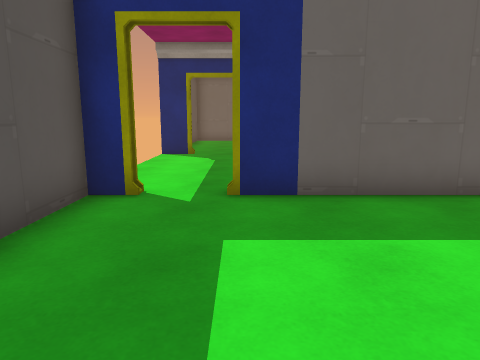
[1] (above)

16 first-person views from a walk through a 3-D level made in the Unity game engine. The camera is 1.3 m above the floor, tilts 10° down and sees 70° across. Doors are open. The floor is counted in squares, 1 m on a side. Each view is taken from the middle of a square. On the plan, view 1 faces up. The plan holds only what a view shows up to about 15 squares ahead; the rest is blank. The place goes on beyond the plan. The player is left out. Some animated figures are not drawn. Some surface patterns are stand-ins.

[2]
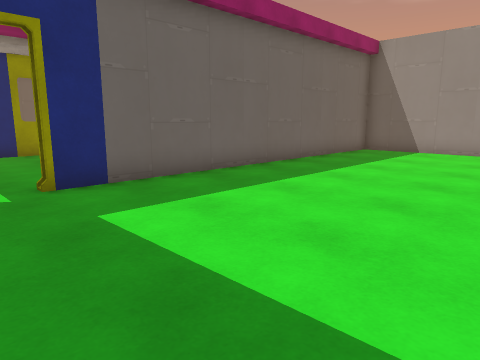

[3]
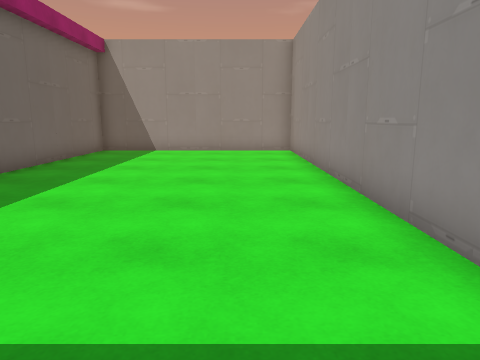

[4]
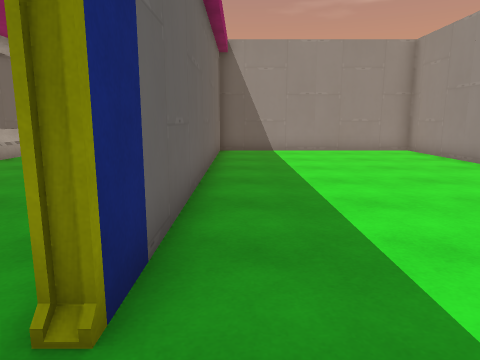

[5]
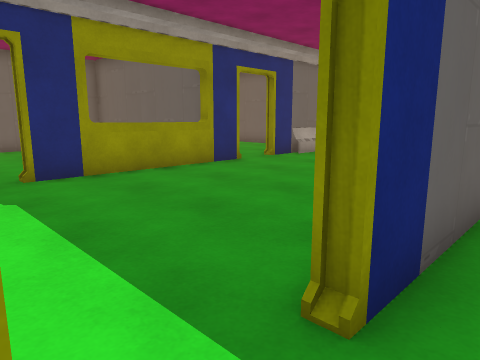

[6]
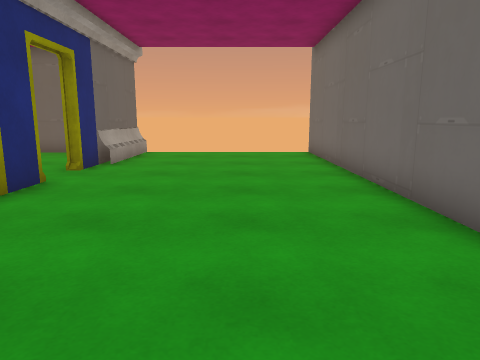

[7]
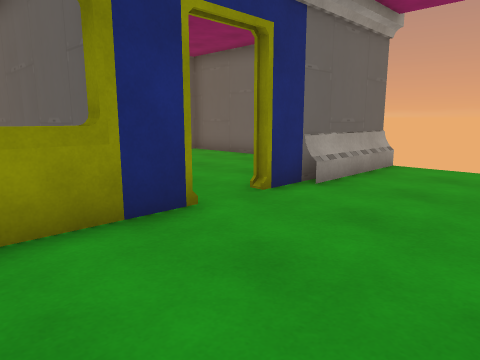

[8]
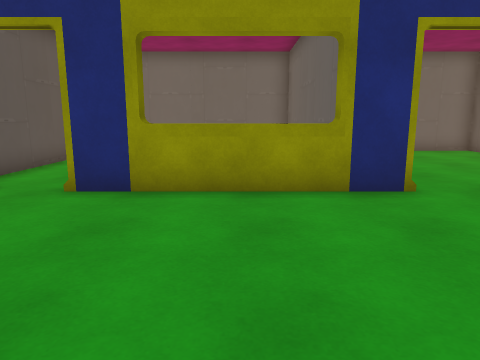

[9]
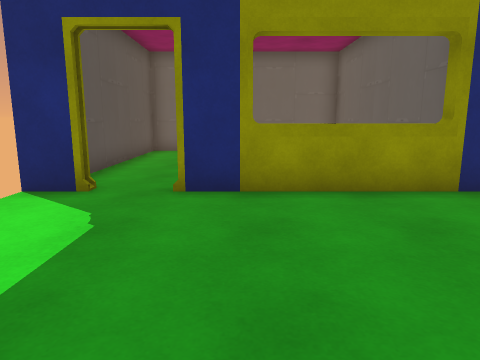

[10]
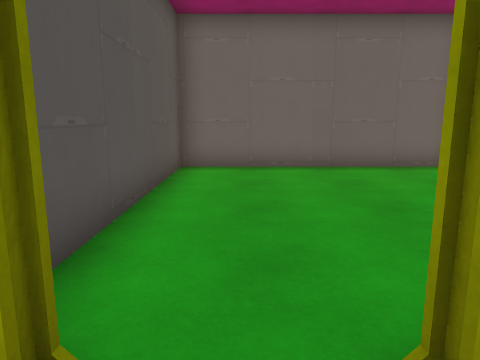

[11]
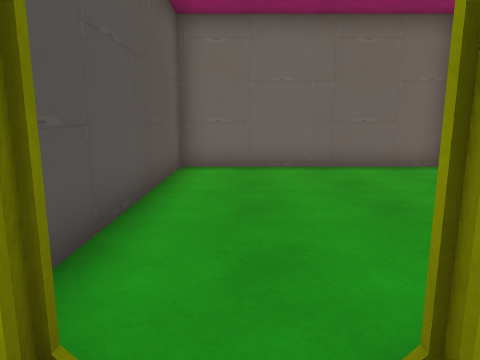

[12]
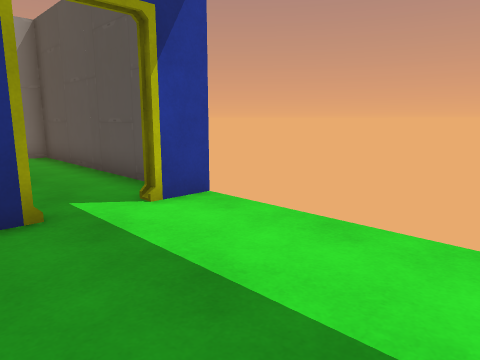

[13]
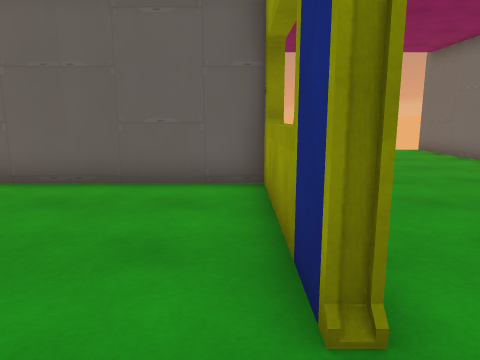

[14]
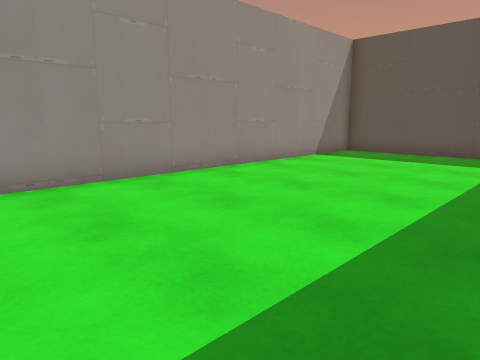

[15]
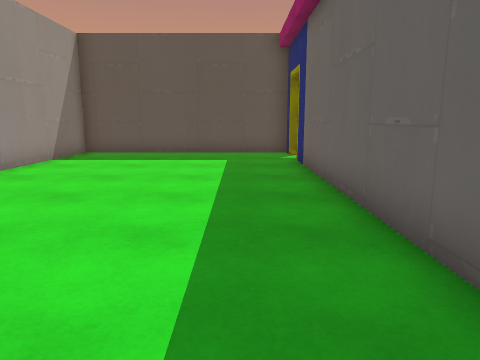

[16]
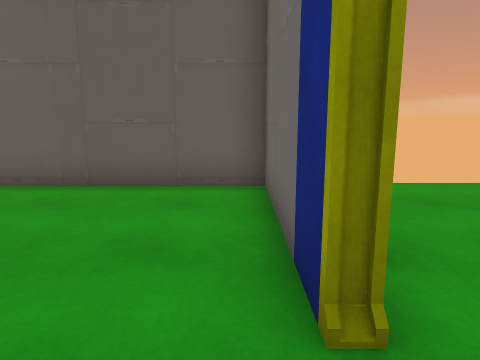

### Floor plan
Points are (right, up) in squares from view 1. A wall is a line through its corners. A room is listed if a view was taken in it or the views show most of it. See-through windows are left out.
Room 1 (views 1, 2, 3, 4, 5, 14, 15)
walls: (-1.9, 5.8) (-2.7, 5.8) (-2.7, -2.1) (12.7, -2.1) (12.7, 5.8) (-0.1, 5.8)
ways out: open door at (-0.5, 6) to room 2
Room 2 (views 6, 7, 8, 9, 10, 11, 12, 16)
walls: (6.3, 13.1) (-0.2, 13.1); (7.7, 13.5) (9.5, 13.5); (9.5, 13.1) (7.8, 13.1); (12.7, 13.4) (12.7, 21.5) (5.4, 21.5) (5.4, 14.7); (2.9, 6.2) (13, 6.2); (-1.7, 13.1) (-3, 13.1); (-0.1, 6.2) (0.2, 6.2); (-3.1, 6.2) (-1.9, 6.2)
ways out: open door at (-0.5, 6) to room 1; open door at (-0.5, 13) to room 3; open door at (7.5, 13)
objects: other object (10, 13) to (12, 13)
Room 3 (view 13)
walls: (-0.3, 13.5) (5, 13.5) (5, 21.5) (-2.7, 21.5) (-2.7, 14.8)
ways out: open door at (-0.5, 13) to room 2

Where each view was taken, in squares from view 1:
view 1: 0 up, 0 right, facing up
view 2: 1 down, 2 left, facing up-right
view 3: 0 up, 2 left, facing right
view 4: 5 up, 2 left, facing right
view 5: 5 up, 2 left, facing up-right
view 6: 9 up, 1 left, facing right
view 7: 9 up, 3 right, facing up-right
view 8: 7 up, 3 right, facing up
view 9: 7 up, 1 right, facing up
view 10: 12 up, 1 left, facing up
view 11: 12 up, 7 right, facing up
view 12: 11 up, 1 right, facing down-left
view 13: 14 up, 2 left, facing right
view 14: 5 up, 11 right, facing down-left
view 15: 4 up, 11 right, facing left
view 16: 14 up, 6 right, facing right
